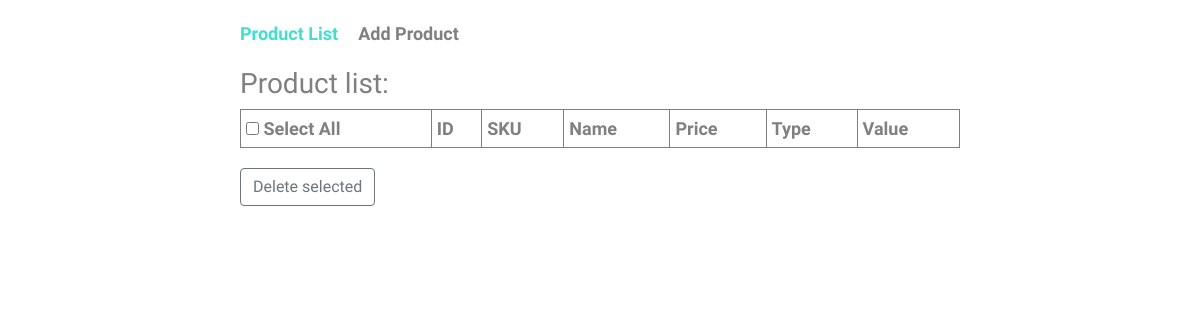
Before: / with the older database file.
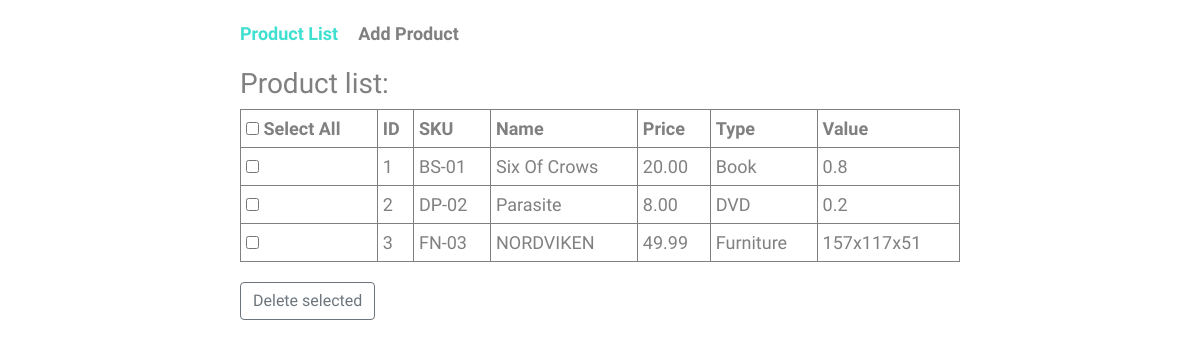
After: the same page with the newer database file.
### tables this page shows
CREATE TABLE IF NOT EXISTS `product` (
  `ID_SKU` int(6) NOT NULL AUTO_INCREMENT,
  `sku` varchar(5) NOT NULL,
  `name` varchar(64) NOT NULL,
  `price` decimal(6,2) NOT NULL,
  `type` varchar(11) NOT NULL,
  `value` varchar(11) NOT NULL,
  PRIMARY KEY (`ID_SKU`)
);

### additions/database.php (called while the page is built, shortened)
<?php
class database {
    protected function connect() {
        $this->dbServername = "localhost";
        $this->dbUserName = "root";
        $this->dbPassword = "";
        $this->dbName = "product_list";
        $conn = new mysqli($this->dbServername, $this->dbUserName, $this->dbPassword, $this->dbName);
        return $conn;
    }
}

### additions/productDB.php (called while the page is built)
<?php
class productDB extends database {
    protected function getProducts() {
        $sql = "select * from product";
        $result = $this->connect()->query($sql);
        $numRows = $result->num_rows;
        if ($numRows > 0) {
            while ($row = $result->fetch_assoc()) {
                $data[] = $row;
            }
            return $data;
        }
    }
}

### additions/productView.php (the view)
<?php
class productView extends productDB {
    public function outputProducts() {
        $datas = $this->getProducts();
        if ($datas != 0) {
            foreach ($datas as $data) {
                echo "<tr><td><input type='checkbox' class='selectOne' name='selectOne[{$data['ID_SKU']}]'</td>";
                echo "<td>" . $data['ID_SKU'] . "</td><td>" . $data['sku'] . "</td><td>" . $data['name'] . "</td><td>" . $data['price'] . "</td><td>" . $data['type'] . "</td><td>" . $data['value'] . "</td><tr>";
            }
        }
    }
}

### additions/header.php (shortened to what this page needs)
<!DOCTYPE html>
<html>
<head>
    <link rel="stylesheet" href="https://maxcdn.bootstrapcdn.com/bootstrap/4.4.1/css/bootstrap.min.css">
    <link rel='stylesheet' type='text/css' media='screen' href='css/style.css'>
</head>
<body>
<div id="wrap">
<div class="header">
    <ul>
        <li><a href="index.php" id="index">Product List</a></li>
        <li><a href="add_product.php" id="add">Add Product</a></li>
    </ul>
</div>

### index.php (shortened to what this page needs)
<?php
include 'additions/database.php';
include 'additions/header.php';
include 'additions/productDB.php';
include 'additions/productView.php';
?>
<h3>Product list:</h3>
<form method="POST">
<table>
    <tr>
        <th>
            <input type="checkbox" name="selectAll" id="selectAll" onclick="">
            Select All
        </th>
        <th>ID</th>
        <th>SKU</th>
        <th>Name</th>
        <th>Price</th>
        <th>Type</th>
        <th>Value</th>
        </tr>
    <?php
         $products = new productView();
         $products->outputProducts();
    ?>
    </table>
    <button type="sumbit" name="submit" class="btn btn-outline-secondary">Delete selected</button>
    </form>
    <br>
</div>
</body>
</html>

### css/style.css (style rules this page uses)
html { line-height: 1.15; -webkit-text-size-adjust: 100%; }
body { margin: 0; }
a { background-color: transparent; }
button, input, optgroup, select, textarea { font-family: inherit; font-size: 100%; line-height: 1.15; margin: 0; }
button, input { overflow: visible; }
button, select { text-transform: none; }
button, [type="button"], [type="reset"], [type="submit"] { -webkit-appearance: button; }
[type="checkbox"], [type="radio"] { box-sizing: border-box; padding: 0; }
body { font-family: "Raleway", sans-serif; color: grey; font-size: 18px; }
#wrap { width: 60%; margin: auto; }
a { text-decoration: none; color: grey; padding-right: 20px; }
.currentPage { color: turquoise; }
ul { padding: 0; margin-bottom: 20px; margin-top: 20px; list-style-type: none; display: flex; font-weight: bold; }
table { width: 100%; }
table th, table td, table tr { border: 1px solid grey; padding: 5px; }
.btn { margin-top: 20px; }

Changed rows visible on the page:
added product: ID_SKU "1", sku "BS-01", name "Six Of Crows", price "20.00", type "Book", value "0.8"
added product: ID_SKU "2", sku "DP-02", name "Parasite", price "8.00", type "DVD", value "0.2"
added product: ID_SKU "3", sku "FN-03", name "NORDVIKEN", price "49.99", type "Furniture", value "157x117x51"
